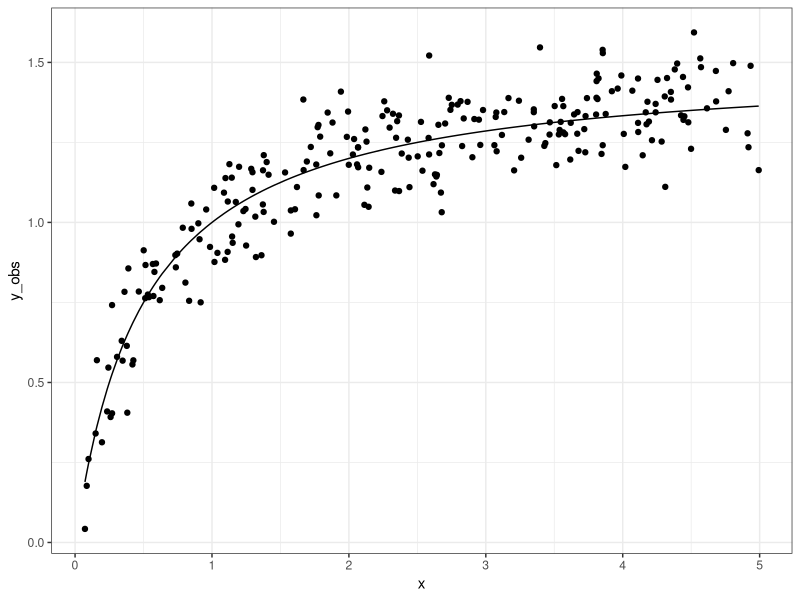
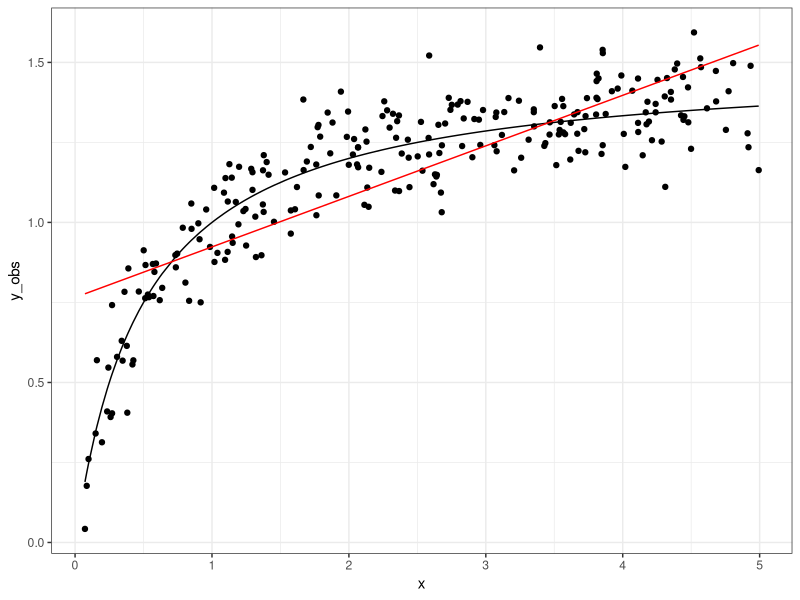
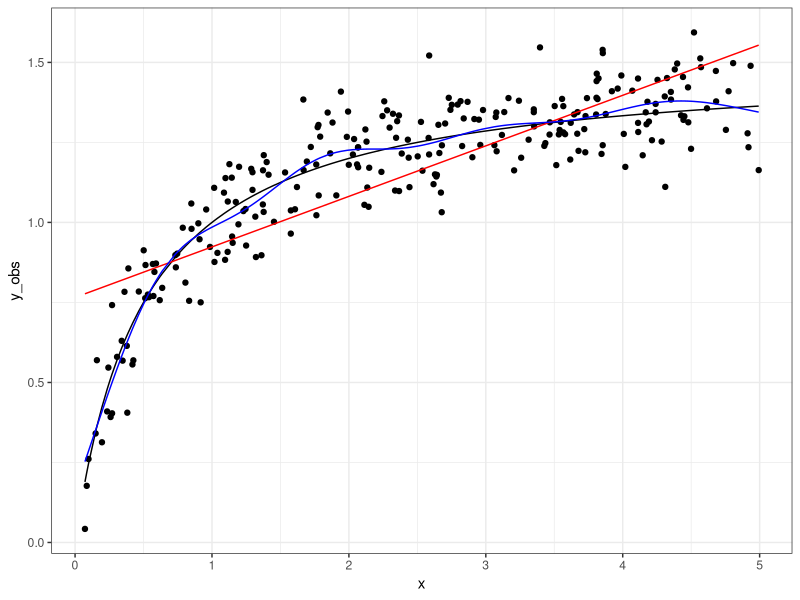
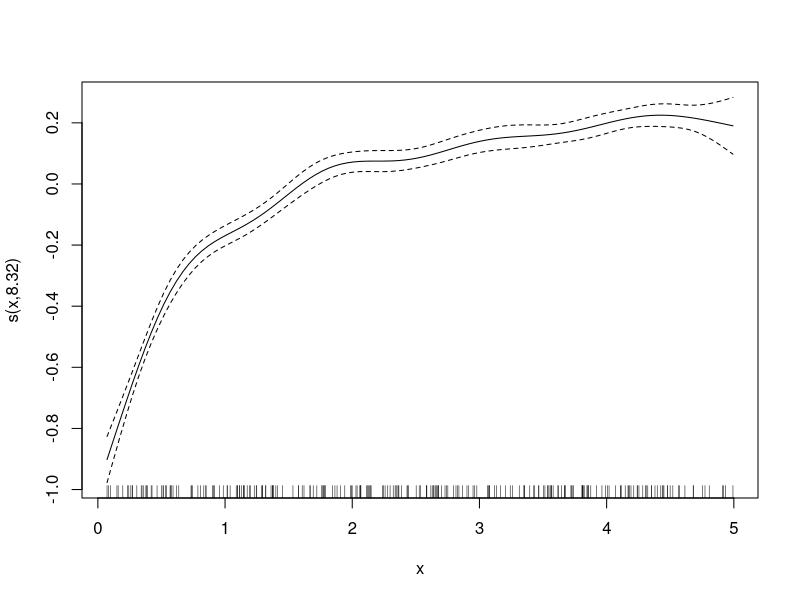
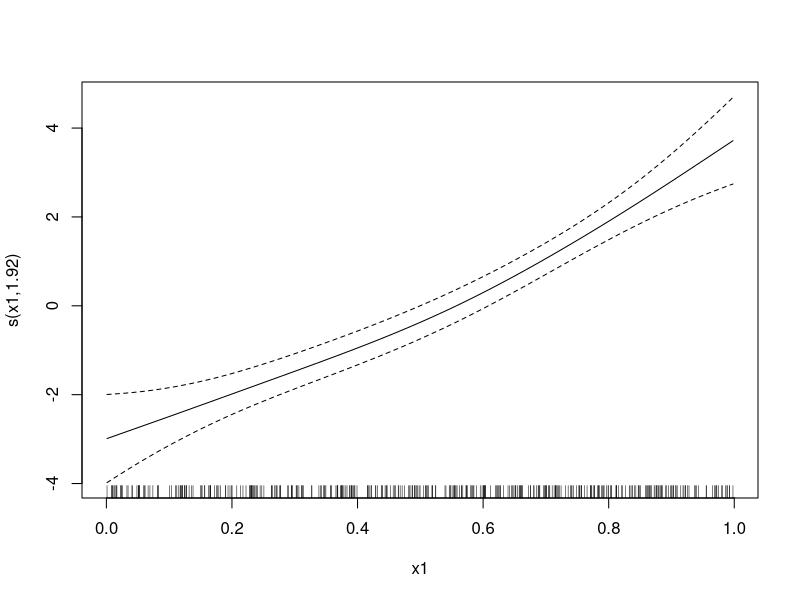
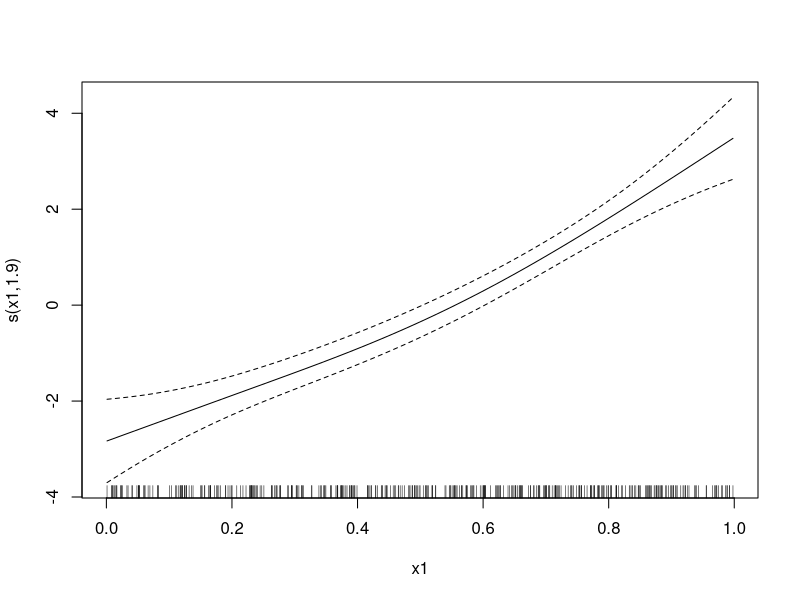
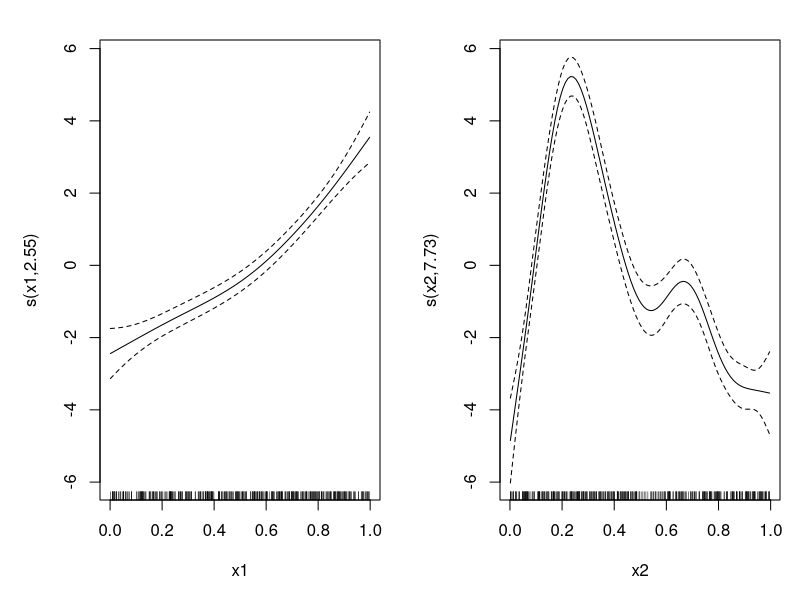
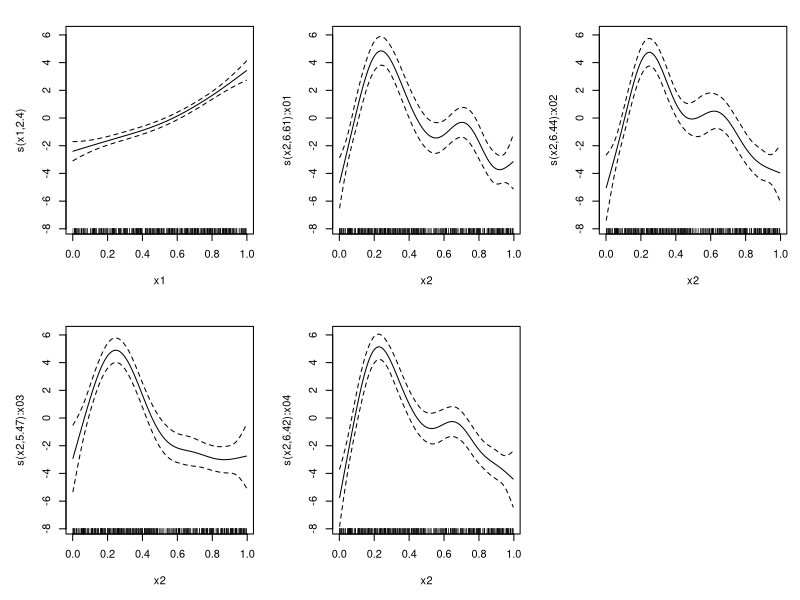

Here is the R script that generated these plots, in order:
####################################
####### 0: loading packages ########
####################################

require(ggplot2)
require(mgcv)


####################################
###### 1: Introducing the GAM ######
####################################

######### 1.1 #############
set.seed(10)
n = 250
x = runif(n,0,5)
y_model = 3*x/(1+2*x)
y_obs = rnorm(n,y_model,0.1)
data_plot = qplot(x, y_obs)+geom_line(aes(y=y_model))+theme_bw()
print(data_plot)


######### 1.2 #############
linear_model = gam(y_obs~x)
model_summary=summary(linear_model)
print(model_summary)
data_plot = data_plot+geom_line(colour="red", aes(y=fitted(linear_model)))
print(data_plot)



######### 1.3 #############
gam_model = gam(y_obs~s(x))
summary(gam_model)
data_plot = data_plot + 
  geom_line(colour="blue",aes(y=fitted(gam_model)))
print(data_plot)


######### 1.4 #############
plot(gam_model)


######### 1.5 #############
linear_model = gam(y_obs~x)
nested_gam_model = gam(y_obs~s(x)+x)
print(anova(linear_model, nested_gam_model, test="Chisq"))

######### 1.6 #############
n= 250
x_test = runif(n,-5,5)
y_test_fit = 4*dnorm(x_test)
y_test_obs = rnorm(n,y_test_fit, 0.2)


####################################
##### 2: Multiple smooth terms #####
####################################


######### 2.1 #############
gam_data = gamSim(eg=5)
head(gam_data)



######### 2.2 #############
basic_model = gam(y~x0+s(x1), data= gam_data)
basic_summary = summary(basic_model)
print(basic_summary$p.table)
print(basic_summary$s.table)

plot(basic_model)


######### 2.3 #############
two_term_model = gam(y~x0+s(x1)+x2, data= gam_data)
two_term_summary = summary(two_term_model)
print(two_term_summary$p.table)
print(two_term_summary$s.table)

plot(two_term_model)


######### 2.4 #############
two_smooth_model = gam(y~x0+s(x1)+s(x2), data= gam_data)
two_smooth_summary = summary(two_smooth_model)
print(two_smooth_summary$p.table)
print(two_smooth_summary$s.table)

plot(two_smooth_model,page=1)


######### 2.5 #############
anova(basic_model,two_term_model,two_smooth_model,
      test="Chisq")



####################################
######### 3: Interactions ##########
####################################

######### 3.1 #############
catagorical_interact = gam(y~x0+s(x1)+s(x2,by=x0), 
                           data= gam_data)
catagorical_interact_summary = summary(catagorical_interact)
print(catagorical_interact_summary$s.table)
plot(catagorical_interact,page=1)
anova(two_smooth_model,catagorical_interact,test="Chisq")


######### 3.2 #############
smooth_interact = gam(y~x0+s(x1,x2), 
                      data= gam_data)
smooth_interact_summary = summary(smooth_interact)
print(smooth_interact_summary$s.table)
plot(smooth_interact,page=1)
anova(two_smooth_model,smooth_interact,test="Chisq")


####################################
######## 4: Changing basis #########
####################################

######### 4.1 #############
data(nottem)
n_years = length(nottem)/12
nottem_month = rep(1:12, times= n_years)
nottem_year = rep(1920:(1920+n_years-1),each=12)
nottem_plot = qplot(nottem_month,nottem, 
                    colour=factor(nottem_year), 
                    geom="line")
print(nottem_plot)

######### 4.2 #############
year_gam = gam(nottem~s(nottem_year)+
                 s(nottem_month, bs = "cc"))
print(year_gam$s.table)
plot(year_gam,page=1, scale=0)